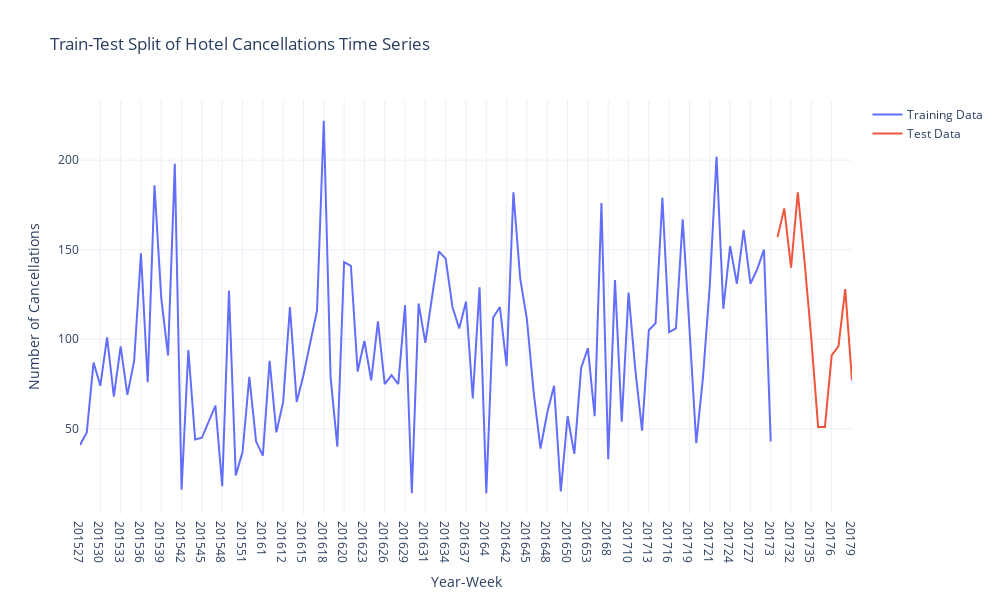

The notebook cell this image was saved under:
### Markdown cell above
# 4. Train-test split

### Code cell
# Calculate split point at 90% of data. This plot shows there's potentially data missing :).

split_point = int(len(cancellations_per_week) * 0.9)

# Split the data
train = cancellations_per_week.iloc[:split_point]
test = cancellations_per_week.iloc[split_point:]

print(f"Training set size: {len(train)} observations")
print(f"Test set size: {len(test)} observations") 

# Plot the split
fig = go.Figure()

fig.add_trace(go.Scatter(
    x=train['Date_Year_Week'],
    y=train['IsCanceled'],
    mode='lines',
    name='Training Data'
))

fig.add_trace(go.Scatter(
    x=test['Date_Year_Week'], 
    y=test['IsCanceled'],
    mode='lines',
    name='Test Data'
))

fig.update_layout(
    title='Train-Test Split of Hotel Cancellations Time Series',
    xaxis_title='Year-Week',
    yaxis_title='Number of Cancellations',
    template='plotly_white',
    width=1000,
    height=600
)

### Figure 1 — Plotly figure (JSON) as saved in the notebook; plotly's stock layout.template omitted (floating-point values rounded to 4 significant figures)
{"data": [{"mode": "lines", "name": "Training Data", "type": "scatter", "x": ["201527", "201528", "201529", "201530", "201531", "201532", "201533", "201534", "201535", "201536", "201537", "201538", "201539", "201540", "201541", "201542", "201543", "201544", "201545", "201546", "201547", "201548", "201549", "201550", "201551", "201552", "201553", "20161", "201610", "201611", "201612", "201613", "201614", "201615", "201616", "201617", "201618", "201619", "20162", "201620", "201621", "201622", "201623", "201624", "201625", "201626", "201627", "201628", "201629", "20163", "201630", "201631", "201632", "201633", "201634", "201635", "201636", "201637", "201638", "201639", "20164", "201640", "201641", "201642", "201643", "201644", "201645", "201646", "201647", "201648", "201649", "20165", "201650", "201651", "201652", "201653", "20166", "20167", "20168", "20169", "20171", "201710", "201711", "201712", "201713", "201714", "201715", "201716", "201717", "201718", "201719", "20172", "201720", "201721", "201722", "201723", "201724", "201725", "201726", "201727", "201728", "201729", "20173"], "y": [41, 48, 87, 74, 101, 68, 96, 69, 88, 148, 76, 186, 123, 91, 198, 16, 94, 44, 45, 54, 63, 18, 127, 24, 37, 79, 43, 35, 88, 48, 65, 118, 65, 80, 98, 116, 222, 79, 40, 143, 141, 82, 99, 77, 110, 75, 80, 75, 119, 14, 120, 98, 124, 149, 145, 118, 106, 121, 67, 129, 14, 112, 118, 85, 182, 134, 111, 70, 39, 59, 74, 15, 57, 36, 84, 95, 57, 176, 33, 133, 54, 126, 83, 49, 105, 109, 179, 104, 106, 167, 106, 42, 79, 130, 202, 117, 152, 131, 161, 131, 139, 150, 43]}, {"mode": "lines", "name": "Test Data", "type": "scatter", "x": ["201730", "201731", "201732", "201733", "201734", "201735", "20174", "20175", "20176", "20177", "20178", "20179"], "y": [157, 173, 140, 182, 143, 100, 51, 51, 91, 96, 128, 77]}], "layout": {"height": 600, "title": {"text": "Train-Test Split of Hotel Cancellations Time Series"}, "width": 1000, "xaxis": {"title": {"text": "Year-Week"}}, "yaxis": {"title": {"text": "Number of Cancellations"}}}}
